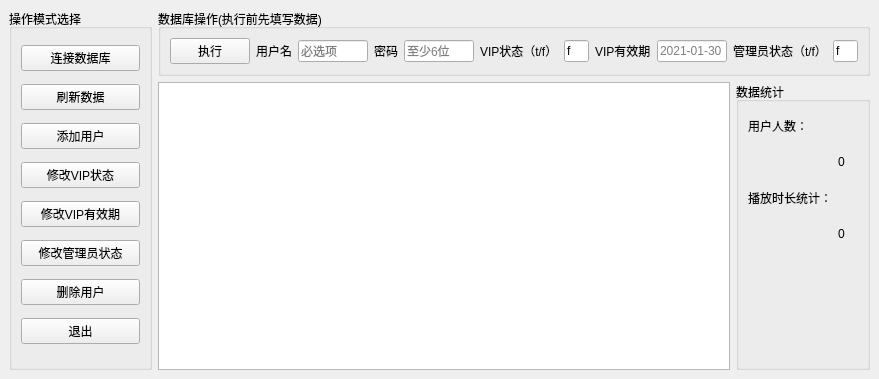
<?xml version="1.0" encoding="UTF-8"?>
<ui version="4.0">
 <class>MainWindow</class>
 <widget class="QMainWindow" name="MainWindow">
  <property name="geometry">
   <rect>
    <x>0</x>
    <y>0</y>
    <width>879</width>
    <height>379</height>
   </rect>
  </property>
  <property name="windowTitle">
   <string>MainWindow</string>
  </property>
  <widget class="QWidget" name="widget">
   <layout class="QGridLayout" name="gridLayout">
    <item row="0" column="0" rowspan="2">
     <widget class="QGroupBox" name="group_box">
      <property name="sizePolicy">
       <sizepolicy hsizetype="Preferred" vsizetype="Preferred">
        <horstretch>4</horstretch>
        <verstretch>0</verstretch>
       </sizepolicy>
      </property>
      <property name="title">
       <string>操作模式选择</string>
      </property>
      <layout class="QVBoxLayout" name="verticalLayout">
       <item>
        <widget class="QPushButton" name="b_view_data">
         <property name="text">
          <string>连接数据库</string>
         </property>
        </widget>
       </item>
       <item>
        <widget class="QPushButton" name="b_refresh">
         <property name="text">
          <string>刷新数据</string>
         </property>
        </widget>
       </item>
       <item>
        <widget class="QPushButton" name="b_add_row">
         <property name="text">
          <string>添加用户</string>
         </property>
        </widget>
       </item>
       <item>
        <widget class="QPushButton" name="b_modifyvip">
         <property name="text">
          <string>修改VIP状态</string>
         </property>
        </widget>
       </item>
       <item>
        <widget class="QPushButton" name="b_modifyenddate">
         <property name="text">
          <string>修改VIP有效期</string>
         </property>
        </widget>
       </item>
       <item>
        <widget class="QPushButton" name="b_modifyadmin">
         <property name="text">
          <string>修改管理员状态</string>
         </property>
        </widget>
       </item>
       <item>
        <widget class="QPushButton" name="b_delete_row">
         <property name="text">
          <string>删除用户</string>
         </property>
        </widget>
       </item>
       <item>
        <widget class="QPushButton" name="b_close">
         <property name="text">
          <string>退出</string>
         </property>
        </widget>
       </item>
      </layout>
     </widget>
    </item>
    <item row="1" column="1">
     <widget class="QTableView" name="table_widget">
      <property name="sizePolicy">
       <sizepolicy hsizetype="Expanding" vsizetype="Expanding">
        <horstretch>16</horstretch>
        <verstretch>0</verstretch>
       </sizepolicy>
      </property>
     </widget>
    </item>
    <item row="1" column="2">
     <widget class="QGroupBox" name="groupBox_2">
      <property name="title">
       <string>数据统计</string>
      </property>
      <layout class="QGridLayout" name="gridLayout_2">
       <item row="0" column="0">
        <widget class="QLabel" name="label_6">
         <property name="minimumSize">
          <size>
           <width>0</width>
           <height>30</height>
          </size>
         </property>
         <property name="text">
          <string>用户人数：</string>
         </property>
        </widget>
       </item>
       <item row="2" column="0">
        <widget class="QLabel" name="label_7">
         <property name="minimumSize">
          <size>
           <width>0</width>
           <height>30</height>
          </size>
         </property>
         <property name="text">
          <string>播放时长统计：</string>
         </property>
        </widget>
       </item>
       <item row="4" column="0">
        <spacer name="verticalSpacer">
         <property name="orientation">
          <enum>Qt::Vertical</enum>
         </property>
         <property name="sizeHint" stdset="0">
          <size>
           <width>20</width>
           <height>40</height>
          </size>
         </property>
        </spacer>
       </item>
       <item row="4" column="1">
        <spacer name="verticalSpacer_2">
         <property name="orientation">
          <enum>Qt::Vertical</enum>
         </property>
         <property name="sizeHint" stdset="0">
          <size>
           <width>20</width>
           <height>40</height>
          </size>
         </property>
        </spacer>
       </item>
       <item row="1" column="1">
        <widget class="QLabel" name="l_usercount">
         <property name="minimumSize">
          <size>
           <width>0</width>
           <height>30</height>
          </size>
         </property>
         <property name="text">
          <string>0</string>
         </property>
        </widget>
       </item>
       <item row="3" column="1">
        <widget class="QLabel" name="l_timecount">
         <property name="minimumSize">
          <size>
           <width>0</width>
           <height>30</height>
          </size>
         </property>
         <property name="text">
          <string>0</string>
         </property>
        </widget>
       </item>
      </layout>
     </widget>
    </item>
    <item row="0" column="1" colspan="2">
     <widget class="QGroupBox" name="groupBox">
      <property name="title">
       <string>数据库操作(执行前先填写数据)</string>
      </property>
      <layout class="QHBoxLayout" name="horizontalLayout">
       <item>
        <widget class="QPushButton" name="b_run">
         <property name="text">
          <string>执行</string>
         </property>
        </widget>
       </item>
       <item>
        <widget class="QLabel" name="label">
         <property name="text">
          <string>用户名</string>
         </property>
        </widget>
       </item>
       <item>
        <widget class="QLineEdit" name="name_modifytext">
         <property name="minimumSize">
          <size>
           <width>70</width>
           <height>0</height>
          </size>
         </property>
         <property name="placeholderText">
          <string>必选项</string>
         </property>
        </widget>
       </item>
       <item>
        <widget class="QLabel" name="label_2">
         <property name="text">
          <string>密码</string>
         </property>
        </widget>
       </item>
       <item>
        <widget class="QLineEdit" name="pw_modifytext">
         <property name="minimumSize">
          <size>
           <width>70</width>
           <height>0</height>
          </size>
         </property>
         <property name="placeholderText">
          <string>至少6位</string>
         </property>
        </widget>
       </item>
       <item>
        <widget class="QLabel" name="label_3">
         <property name="text">
          <string>VIP状态（t/f）</string>
         </property>
        </widget>
       </item>
       <item>
        <widget class="QLineEdit" name="vip_modifytext">
         <property name="text">
          <string>f</string>
         </property>
        </widget>
       </item>
       <item>
        <widget class="QLabel" name="label_5">
         <property name="text">
          <string>VIP有效期</string>
         </property>
        </widget>
       </item>
       <item>
        <widget class="QLineEdit" name="date_modifytext">
         <property name="minimumSize">
          <size>
           <width>70</width>
           <height>0</height>
          </size>
         </property>
         <property name="text">
          <string/>
         </property>
         <property name="placeholderText">
          <string>2021-01-30</string>
         </property>
        </widget>
       </item>
       <item>
        <widget class="QLabel" name="label_4">
         <property name="text">
          <string>管理员状态（t/f）</string>
         </property>
        </widget>
       </item>
       <item>
        <widget class="QLineEdit" name="adm_modifytext">
         <property name="text">
          <string>f</string>
         </property>
        </widget>
       </item>
      </layout>
     </widget>
    </item>
   </layout>
  </widget>
 </widget>
 <resources/>
 <connections/>
</ui>
